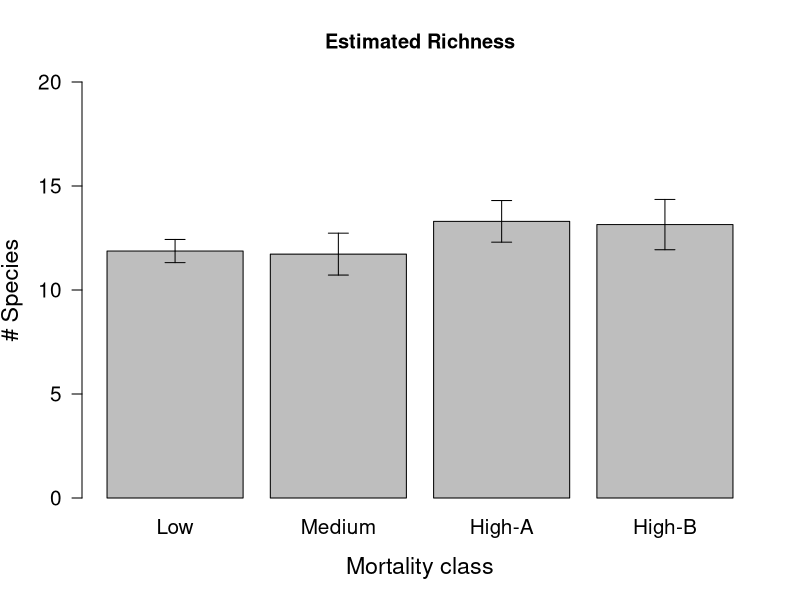
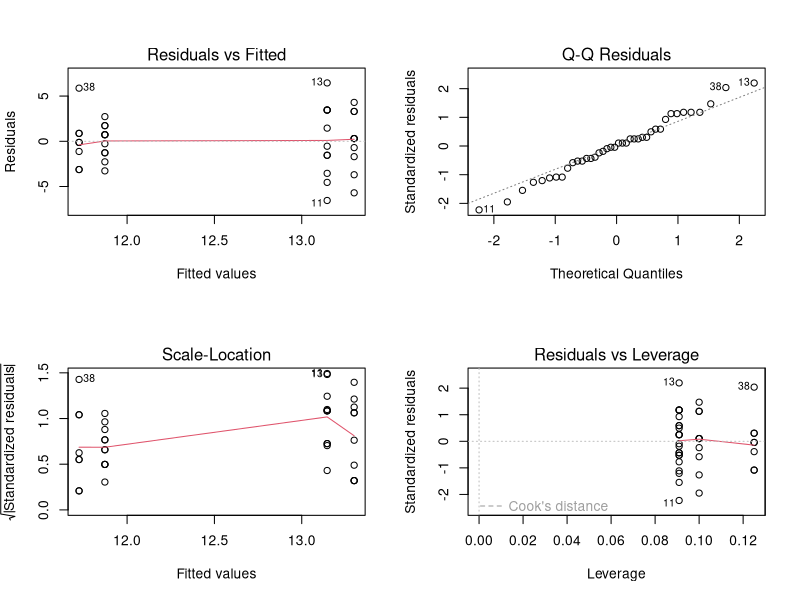
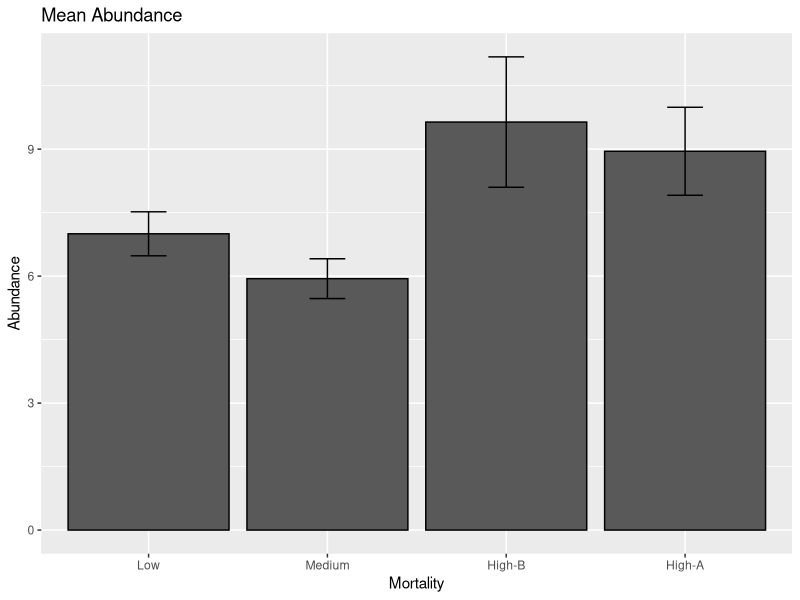
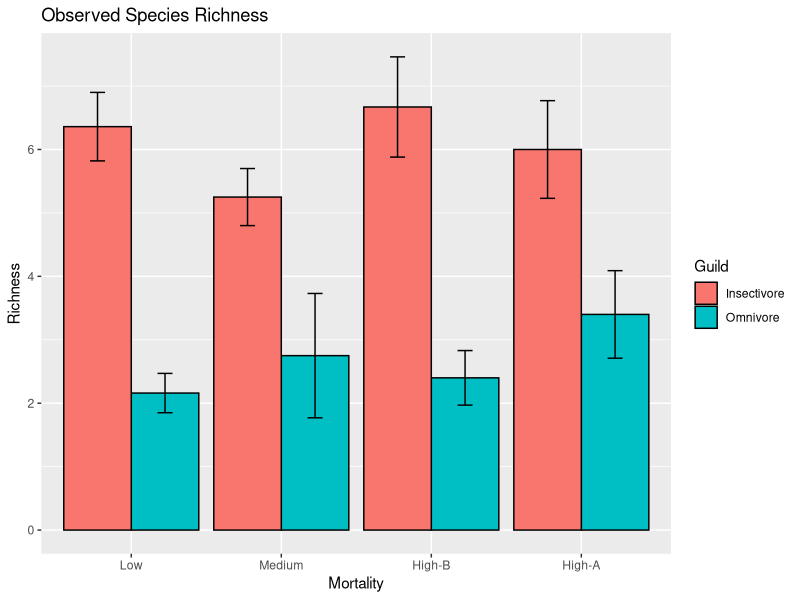
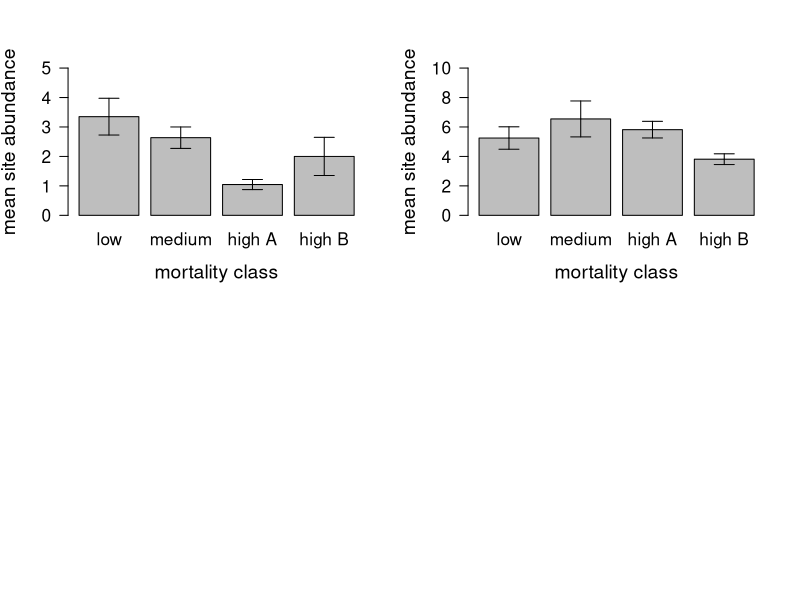
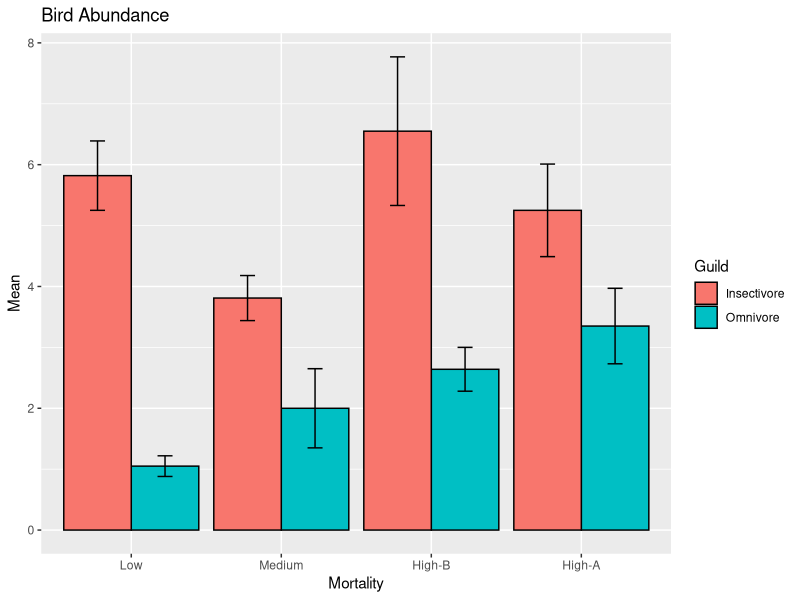

Here is the R script that generated these plots, in order:
## ---- chunk 1
setwd("C:/Users/dusti/Box Sync/Personal Computer/Quantitative Biodiversity/Group Project/GroupProject")
rm(list=ls())

library(vegan)
library(psych)
library(ggplot2)
library(forcats)
library(dplyr)
library(corrplot)


## ---- chunk 2
data.without.guilds <- read.csv("hf085-01-bird.csv", header = TRUE)

data.num <- data.without.guilds[ ,3:51]


## ---- chunk 3
S.obs <- function(x = ""){
  rowSums(x > 0) * 1
}

S.chao2 <- function(site = "", SbyS = ""){
  SbyS = as.data.frame(SbyS)
  x = SbyS[site, ]
  SbyS.pa <- (SbyS > 0) * 1
  Q1 = sum(colSums(SbyS.pa) == 1)
  Q2 = sum(colSums(SbyS.pa) == 2)
  S.chao2 = S.obs(x) + (Q1^2)/(2*Q2)
  return(S.chao2)
}

sem <- function(x){
  sd(na.omit(x))/sqrt(length(na.omit(x)))
}

## ---- chunk 4
obs.rich <- S.obs(data.num)
obs.rich


est.rich <- S.chao2(1:40, data.num)
est.rich
## ---- chunk 5
data.rich <- cbind(data.without.guilds, est.rich)
data.rich

m1 <- lm(est.rich ~ mortality.class, data = data.rich)
summary(m1)


mortality <- factor(data.rich$mortality.class, levels = c("Low", "Med", "Hi-A", "Hi-B"))
mortality

data.means <- tapply(data.rich$est.rich, mortality, mean)


data.sem <- tapply(data.rich$est.rich, mortality, sem)


bp1 <- barplot(data.means, ylim = c(0, round(max(data.rich$est.rich), digits = 0)),
               pch = 15, cex = 1.25, las = 1, cex.lab = 1.4, cex.axis = 1.25,
               xlab = "Mortality class",
               ylab = "# Species",
               names.arg = c("Low", "Medium", "High-A", "High-B"), main = "Estimated Richness")

arrows(x0 = bp1, y0 = data.means, y1 = data.means - data.sem, angle = 90,
       length = 0.1, lwd = 1)
arrows(x0 = bp1, y0 = data.means, y1 = data.means + data.sem, angle = 90,
       length = 0.1, lwd = 1)


## ---- chunk 6
fitanova <- aov(est.rich ~ mortality, data = data.rich)
fitanova

summary(fitanova)
TukeyHSD(fitanova)

par(mfrow = c(2,2), mar = c(5.1, 4.1, 4.1, 2.1))
plot(fitanova)

## ---- chunk 7
MeanAbundMort <- read.csv("MortalityMeanAbund.csv")
## ---- chunk 8
MeanAbundMort$Mortality <- fct_relevel(MeanAbundMort$Mortality, "Low", "Medium", "High-B", "High-A")

## ---- chunk 9
ggplot(MeanAbundMort, aes(x=Mortality, y = Abundance)) +
  geom_bar(position=position_dodge(), stat ="identity", colour = 'black') + geom_errorbar(aes(ymin=Abundance-S.E., ymax=Abundance+S.E.), width = .2, position = position_dodge(.9)) + ggtitle("Mean Abundance") 

## ---- chunk 10
Spec.Rich.Guilds <- read.csv("GuildsClusteredRich.csv")
## ---- chunk 11

Spec.Rich.Guilds$Mortality <- fct_relevel(Spec.Rich.Guilds$Mortality, "Low", "Medium", "High-B", "High-A")
## ---- chunk 12
ggplot(Spec.Rich.Guilds, aes(x=Mortality, y = Richness, fill = Guild)) +
  geom_bar(position=position_dodge(), stat ="identity", colour = 'black') + geom_errorbar(aes(ymin=Richness-S.E., ymax=Richness+S.E.), width = .2, position = position_dodge(.9)) + ggtitle("Observed Species Richness") 
## ---- chunk 13
Guilds <- read.csv("ForagingGuildsDataFile.csv")

str(Guilds)
summary(Guilds)
## ---- chunk 14
Omnivores.Mean <- tapply(Guilds$Omn_16, Guilds$mortality.class, mean)
Omnivores.Mean

Insectivores.Mean <- tapply(Guilds$Ins_29, Guilds$mortality.class, mean)
Insectivores.Mean

## ---- chunk 15
Omnivores.SE <- tapply(Guilds$Omn_16, Guilds$mortality.class, sem)
Omnivores.SE


Insectivores.SE <- tapply(Guilds$Ins_29, Guilds$mortality.class, sem)
Insectivores.SE
## ---- chunk 16
OmnivorePlot <- barplot(Omnivores.Mean, ylim = c(0, round(1.5*max(Omnivores.Mean), digits = 0)),
               pch = 15, cex = 1.25, las = 1, cex.lab = 1.4, cex.axis = 1.25,
               xlab = "mortality class",
               ylab = "mean site abundance",
               names.arg = c("low", "medium", "high A", "high B"))

arrows(x0 = OmnivorePlot, y0 = Omnivores.Mean, y1 = Omnivores.Mean - Omnivores.SE, angle = 90,
       length = 0.1, lwd = 1)
arrows(x0 = OmnivorePlot, y0 = Omnivores.Mean , y1 = Omnivores.Mean + Omnivores.SE, angle = 90,
       length = 0.1, lwd = 1)




## ---- chunk 17
InsectivorePlot <- barplot(Insectivores.Mean, ylim = c(0, round(1.5*max(Insectivores.Mean), digits = 0)),
                        pch = 15, cex = 1.25, las = 1, cex.lab = 1.4, cex.axis = 1.25,
                        xlab = "mortality class",
                        ylab = "mean site abundance",
                        names.arg = c("low", "medium", "high A", "high B"))

arrows(x0 = InsectivorePlot, y0 = Insectivores.Mean, y1 = Insectivores.Mean - Insectivores.SE, angle = 90,
       length = 0.1, lwd = 1)
arrows(x0 = InsectivorePlot, y0 = Insectivores.Mean , y1 = Insectivores.Mean + Insectivores.SE, angle = 90,
       length = 0.1, lwd = 1)

## ---- chunk 18
ClusteredBar <- read.csv("GuildsClusteredBar.csv", header = TRUE)
ClusteredBar
str(ClusteredBar)

## ---- chunk 19
ClusteredBar$Mortality <- fct_relevel(ClusteredBar$Mortality, "Low", "Medium", "High-B", "High-A")


ggplot(ClusteredBar, aes(x=Mortality, y = Mean, fill = Guild)) +
  geom_bar(position=position_dodge(), stat ="identity", colour = 'black') + geom_errorbar(aes(ymin=Mean-S.E., ymax=Mean+S.E.), width = .2, position = position_dodge(.9)) + ggtitle("Bird Abundance") 

## ---- chunk 20

OmnivoreAnova <- aov(Guilds$Omn_16~Guilds$mortality.class, data = Guilds)
OmnivoreAnova

summary(OmnivoreAnova)
TukeyHSD(OmnivoreAnova)
## ---- chunk 21
InsectivoreAnova <- aov(Guilds$Ins_29~Guilds$mortality.class, data = Guilds)

summary(InsectivoreAnova)
TukeyHSD(InsectivoreAnova)



